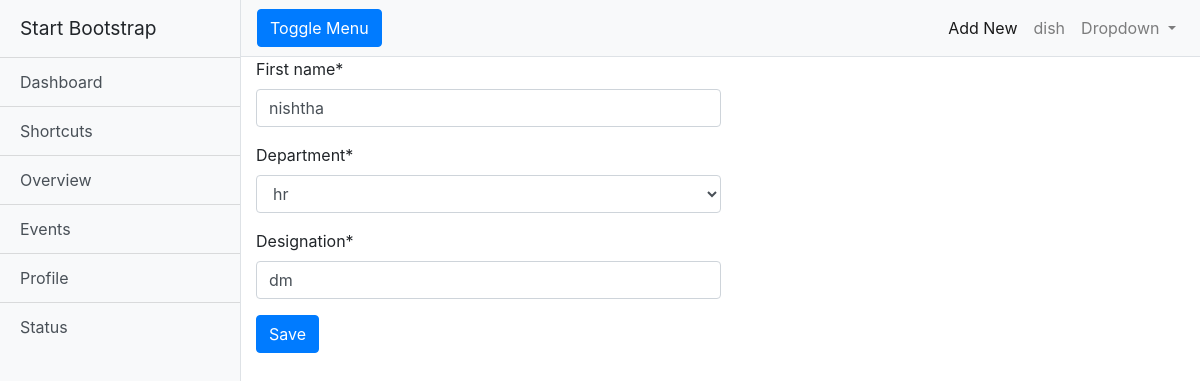
The page /empdetail/update/2 (signed in) on the database its author committed.
### core1/models.py (models this page shows, shortened)
class Employee(models.Model):
    department=models.ForeignKey(Department, on_delete=models.CASCADE)
    first_name=models.CharField(max_length=40)
    designation=models.CharField(max_length=50)

### core1/views.py (the view)
# urls.py: path('empdetail/update/<int:pk>',emp_update,name="emp_update"),
@login_required()
def emp_update(request,pk):
        qs= get_object_or_404(Employee, id=pk)
        if request.method =='POST':
                form = EmployeeForm(request.POST, instance=qs)
                if form.is_valid():
                        abcd=form.save(commit=False)
                        abcd.save()
                        return redirect('abc1')
        else:
               form = EmployeeForm(instance=qs)
        return render(request,'core1/emp_form.html',{'form':form})

### core1/forms.py
class EmployeeForm(ModelForm):
    class Meta:
        model=Employee
        fields=['first_name','department','designation']

### core1/models.py (called while the page is built)
    def __str__(self):
        return self.dept_name

### templates/core1/emp_form.html
{% extends "core1/base.html" %}
{% block content %}
{% load crispy_forms_tags %}
<form  style="width:50%;" method="POST" class="post-form">{% csrf_token %}
       {{ form|crispy }}
    <button type="submit" class="btn btn-primary">Save</button>
</form>
{% endblock %}

### templates/core1/base.html (shortened to what this page needs)
<!DOCTYPE html>
<html lang="en">
<head>
{% load static %}
  <link href="{% static 'core1/vendor/bootstrap/css/bootstrap.min.css' %}" rel="stylesheet">
  <link href="{% static 'core1/css/simple-sidebar.css' %}" rel="stylesheet">
</head>
<body>
  <div class="d-flex" id="wrapper">
    <div class="bg-light border-right" id="sidebar-wrapper">
      <div class="sidebar-heading">Start Bootstrap </div>
      <div class="list-group list-group-flush">
        <a href="#" class="list-group-item list-group-item-action bg-light">Dashboard</a>
        <a href="#" class="list-group-item list-group-item-action bg-light">Shortcuts</a>
        <a href="#" class="list-group-item list-group-item-action bg-light">Overview</a>
        <a href="#" class="list-group-item list-group-item-action bg-light">Events</a>
        <a href="#" class="list-group-item list-group-item-action bg-light">Profile</a>
        <a href="#" class="list-group-item list-group-item-action bg-light">Status</a>
      </div>
    </div>
    <div id="page-content-wrapper">
      <nav class="navbar navbar-expand-lg navbar-light bg-light border-bottom">
        <button class="btn btn-primary" id="menu-toggle">Toggle Menu</button>
        <div class="collapse navbar-collapse" id="navbarSupportedContent">
          <ul class="navbar-nav ml-auto mt-2 mt-lg-0">
            <li class="nav-item active">
              <a class="nav-link" href="{% url 'emp_form' %}">Add New <span class="sr-only">(current)</span></a>
            </li>
            <li class="nav-item">
              <a class="nav-link" href="#">{{user.username}}</a>
            </li>
            <li class="nav-item dropdown">
              <a class="nav-link dropdown-toggle" href="#" id="navbarDropdown" role="button" data-toggle="dropdown" aria-haspopup="true" aria-expanded="false">
                Dropdown
              </a>
            </li>
          </ul>
        </div>
      </nav>
      <div class="container-fluid">
          {% block content %}
          {% endblock %}
        </div>
    </div>
  </div>
</body>
</html>

### core1/static/core1/css/simple-sidebar.css (style rules this page uses)
body { overflow-x: hidden; }
#sidebar-wrapper { min-height: 100vh; margin-left: -15rem; -webkit-transition: margin .25s ease-out; -moz-transition: margin .25s ease-out; -o-transition: margin .25s ease-out; transition: margin .25s ease-out; }
#sidebar-wrapper .sidebar-heading { padding: 0.875rem 1.25rem; font-size: 1.2rem; }
#sidebar-wrapper .list-group { width: 15rem; }
#page-content-wrapper { min-width: 100vw; }
@media (min-width: 768px) { #sidebar-wrapper { margin-left: 0; } }
@media (min-width: 768px) { #page-content-wrapper { min-width: 0; width: 100%; } }

### rows shown on the page
Employee: first_name "nishtha", department "hr", designation "dm"

### other values the page prints
{{ user.username }} "dish"
